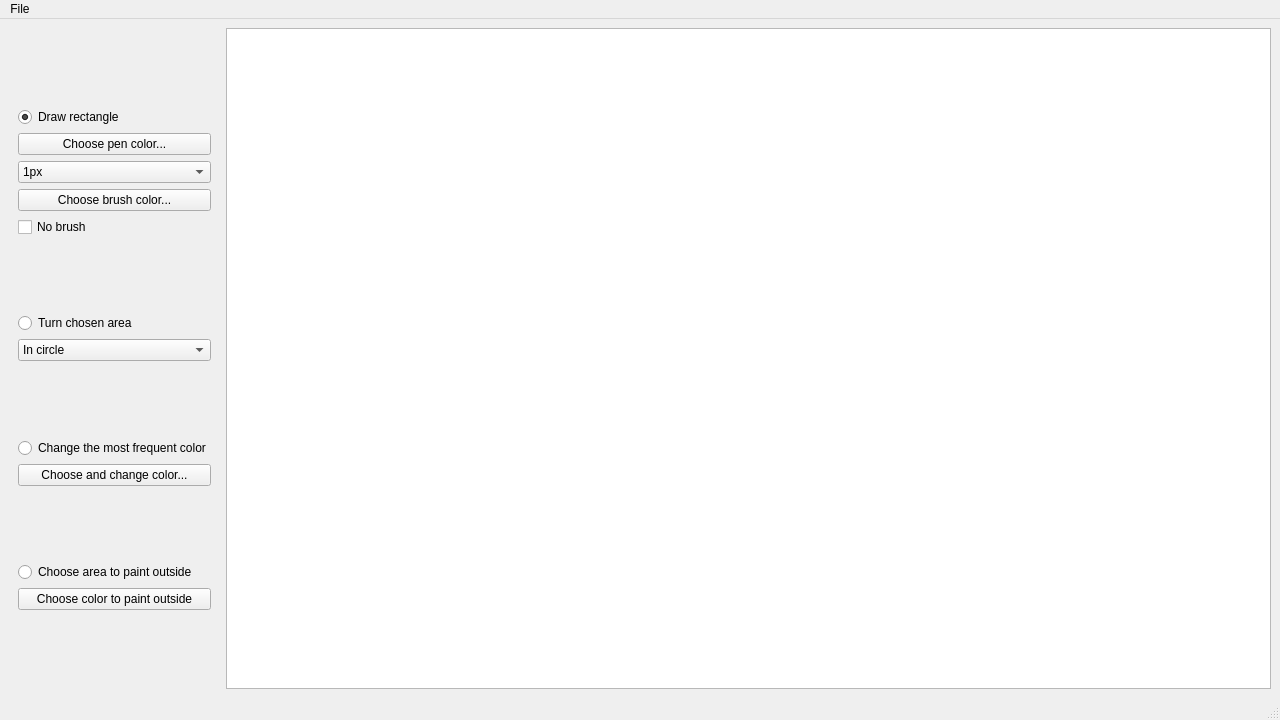
<?xml version="1.0" encoding="UTF-8"?>
<ui version="4.0">
 <class>MainWindow</class>
 <widget class="QMainWindow" name="MainWindow">
  <property name="geometry">
   <rect>
    <x>0</x>
    <y>0</y>
    <width>1280</width>
    <height>720</height>
   </rect>
  </property>
  <property name="sizePolicy">
   <sizepolicy hsizetype="Minimum" vsizetype="Minimum">
    <horstretch>0</horstretch>
    <verstretch>0</verstretch>
   </sizepolicy>
  </property>
  <property name="minimumSize">
   <size>
    <width>1280</width>
    <height>720</height>
   </size>
  </property>
  <property name="maximumSize">
   <size>
    <width>1918</width>
    <height>1080</height>
   </size>
  </property>
  <property name="baseSize">
   <size>
    <width>1920</width>
    <height>1080</height>
   </size>
  </property>
  <property name="mouseTracking">
   <bool>false</bool>
  </property>
  <property name="windowTitle">
   <string>MainWindow</string>
  </property>
  <widget class="QWidget" name="centralwidget">
   <layout class="QGridLayout" name="gridLayout">
    <item row="0" column="0">
     <widget class="QWidget" name="verticalWidget" native="true">
      <property name="minimumSize">
       <size>
        <width>200</width>
        <height>500</height>
       </size>
      </property>
      <property name="baseSize">
       <size>
        <width>200</width>
        <height>500</height>
       </size>
      </property>
      <layout class="QGridLayout" name="gridLayout_2">
       <item row="13" column="0">
        <widget class="QRadioButton" name="paintOutsideButton">
         <property name="text">
          <string>Choose area to paint outside</string>
         </property>
        </widget>
       </item>
       <item row="9" column="0">
        <spacer name="verticalSpacer_4">
         <property name="orientation">
          <enum>Qt::Vertical</enum>
         </property>
         <property name="sizeHint" stdset="0">
          <size>
           <width>20</width>
           <height>40</height>
          </size>
         </property>
        </spacer>
       </item>
       <item row="12" column="0">
        <spacer name="verticalSpacer_2">
         <property name="orientation">
          <enum>Qt::Vertical</enum>
         </property>
         <property name="sizeHint" stdset="0">
          <size>
           <width>20</width>
           <height>40</height>
          </size>
         </property>
        </spacer>
       </item>
       <item row="8" column="0">
        <widget class="QComboBox" name="turnOptionsBox">
         <property name="currentIndex">
          <number>0</number>
         </property>
         <item>
          <property name="text">
           <string>In circle</string>
          </property>
         </item>
         <item>
          <property name="text">
           <string>In diagonal</string>
          </property>
         </item>
        </widget>
       </item>
       <item row="2" column="0">
        <widget class="QPushButton" name="penColorButton">
         <property name="text">
          <string>Choose pen color...</string>
         </property>
        </widget>
       </item>
       <item row="6" column="0">
        <spacer name="verticalSpacer_3">
         <property name="orientation">
          <enum>Qt::Vertical</enum>
         </property>
         <property name="sizeHint" stdset="0">
          <size>
           <width>20</width>
           <height>40</height>
          </size>
         </property>
        </spacer>
       </item>
       <item row="11" column="0">
        <widget class="QPushButton" name="frequentColorButton">
         <property name="text">
          <string>Choose and change color...</string>
         </property>
        </widget>
       </item>
       <item row="14" column="0">
        <widget class="QPushButton" name="outsideChooseColorButton">
         <property name="text">
          <string>Choose color to paint outside</string>
         </property>
        </widget>
       </item>
       <item row="0" column="0">
        <spacer name="verticalSpacer">
         <property name="orientation">
          <enum>Qt::Vertical</enum>
         </property>
         <property name="sizeHint" stdset="0">
          <size>
           <width>20</width>
           <height>40</height>
          </size>
         </property>
        </spacer>
       </item>
       <item row="5" column="0">
        <widget class="QCheckBox" name="noBrushCheckBox">
         <property name="text">
          <string>No brush</string>
         </property>
        </widget>
       </item>
       <item row="4" column="0">
        <widget class="QPushButton" name="brushColorButton">
         <property name="text">
          <string>Choose brush color...</string>
         </property>
        </widget>
       </item>
       <item row="3" column="0">
        <widget class="QComboBox" name="penThicknessBox">
         <property name="currentIndex">
          <number>0</number>
         </property>
         <item>
          <property name="text">
           <string>1px</string>
          </property>
         </item>
         <item>
          <property name="text">
           <string>2px</string>
          </property>
         </item>
         <item>
          <property name="text">
           <string>3px</string>
          </property>
         </item>
         <item>
          <property name="text">
           <string>4px</string>
          </property>
         </item>
         <item>
          <property name="text">
           <string>5px</string>
          </property>
         </item>
        </widget>
       </item>
       <item row="7" column="0">
        <widget class="QRadioButton" name="turnAreaButton">
         <property name="text">
          <string>Turn chosen area</string>
         </property>
        </widget>
       </item>
       <item row="1" column="0">
        <widget class="QRadioButton" name="drawRectButton">
         <property name="text">
          <string>Draw rectangle</string>
         </property>
         <property name="checked">
          <bool>true</bool>
         </property>
        </widget>
       </item>
       <item row="10" column="0">
        <widget class="QRadioButton" name="changeColorButton">
         <property name="text">
          <string>Change the most frequent color</string>
         </property>
        </widget>
       </item>
       <item row="15" column="0">
        <spacer name="verticalSpacer_5">
         <property name="orientation">
          <enum>Qt::Vertical</enum>
         </property>
         <property name="sizeHint" stdset="0">
          <size>
           <width>20</width>
           <height>40</height>
          </size>
         </property>
        </spacer>
       </item>
      </layout>
     </widget>
    </item>
    <item row="0" column="1">
     <widget class="QGraphicsView" name="graphicsView"/>
    </item>
   </layout>
  </widget>
  <widget class="QMenuBar" name="menubar">
   <property name="geometry">
    <rect>
     <x>0</x>
     <y>0</y>
     <width>1280</width>
     <height>20</height>
    </rect>
   </property>
   <widget class="QMenu" name="menuFile">
    <property name="title">
     <string>File</string>
    </property>
    <addaction name="chooseImage"/>
   </widget>
   <addaction name="menuFile"/>
  </widget>
  <widget class="QStatusBar" name="statusbar"/>
  <action name="chooseImage">
   <property name="text">
    <string>Choose an image</string>
   </property>
   <property name="toolTip">
    <string>&lt;html&gt;&lt;head/&gt;&lt;body&gt;&lt;p&gt;Выберите изображение на компьютере для дальнейшей работы&lt;/p&gt;&lt;/body&gt;&lt;/html&gt;</string>
   </property>
  </action>
 </widget>
 <resources/>
 <connections/>
</ui>
